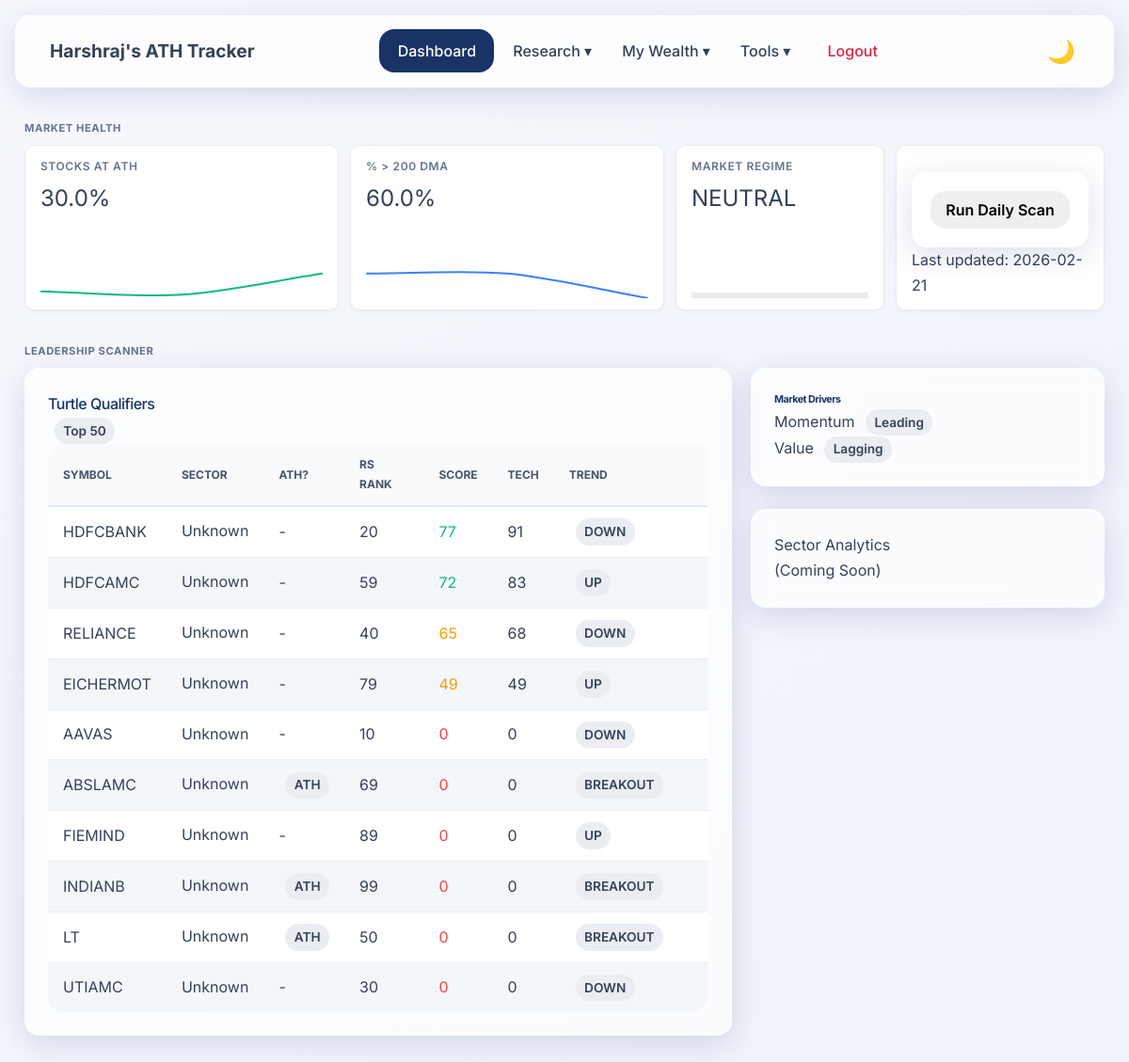
Screenshot of /dashboard/turtle (signed in) with the database file from the repository.
### tables this page shows
CREATE TABLE users (id INTEGER PRIMARY KEY AUTOINCREMENT, username TEXT NOT NULL UNIQUE, password TEXT NOT NULL);

CREATE TABLE market_stats_history (
            date TEXT PRIMARY KEY,
            ath_price_pct REAL,
            ath_profit_pct REAL,
            above_200dma REAL,
            regime TEXT,
            updated_at TIMESTAMP DEFAULT CURRENT_TIMESTAMP
        );

CREATE TABLE stock_analytics_snapshot (
            date TEXT NOT NULL,
            symbol TEXT NOT NULL,
            rs_rank REAL,
            trend_state TEXT,
            overall_score REAL,
            tech_score REAL,
            ath_flag TEXT,
            sector TEXT,
            PRIMARY KEY (date, symbol)
        );

### app.py (the view)
@app.route('/dashboard/turtle')
@login_required
def turtle_dashboard():
    kpi, sparklines, qualifiers = MarketStats.get_dashboard_data()
    return render_template('turtle_dashboard.html', active_page='dashboard', kpi=kpi or {}, sparklines=sparklines, qualifiers=qualifiers)

### app.py (called while the page is built)
def score_color(score):
    try:
        score = float(score or 0)
    except (TypeError, ValueError):
        return '#6B7280'  # Gray fallback
    if score >= 70:
        return '#10B981'  # Green
    elif score >= 40:
        return '#F59E0B'  # Amber
    else:
        return '#EF4444'  # Red

@app.context_processor
def inject_template_helpers():
    return dict(score_color=score_color, text_color=text_color)

@login_manager.user_loader
def load_user(user_id):
    conn = get_db()
    user_data = conn.execute('SELECT * FROM users WHERE id = ?', (user_id,)).fetchone()
    conn.close()
    if user_data:
        return User(id=user_data['id'], username=user_data['username'])
    return None

def get_db():
    conn = sqlite3.connect(DATABASE, timeout=30)
    conn.row_factory = sqlite3.Row
    conn.execute('PRAGMA journal_mode=WAL')  # Allow concurrent reads+writes
    return conn

### market_stats.py (called while the page is built)
def get_db():
    conn = sqlite3.connect(DATABASE, timeout=30)
    conn.row_factory = sqlite3.Row
    conn.execute('PRAGMA journal_mode=WAL')
    return conn

    @staticmethod
    def get_dashboard_data():
        conn = get_db()
        today = date.today().isoformat()
        kpi_row = conn.execute("SELECT * FROM market_stats_history ORDER BY date DESC LIMIT 1").fetchone()
        kpi = dict(kpi_row) if kpi_row else None
        history_rows = conn.execute("SELECT * FROM market_stats_history ORDER BY date ASC LIMIT 30").fetchall()
        sparklines = [dict(r) for r in history_rows]
        qualifiers_rows = conn.execute('''
            SELECT * FROM stock_analytics_snapshot
            WHERE date = (SELECT MAX(date) FROM stock_analytics_snapshot)
            ORDER BY overall_score DESC LIMIT 50
        ''').fetchall()
        qualifiers = [dict(r) for r in qualifiers_rows]
        conn.close()
        return kpi, sparklines, qualifiers

### templates/turtle_dashboard.html (shortened to what this page needs)
{% extends "base.html" %}
{% block content %}
<div class="terminal-wrapper" style="max-width: 1600px; margin: 0 auto; font-family: 'Inter', sans-serif;">
    <h6 class="section-label mb-3 ps-1">Market Health</h6>
    <div class="kpi-grid mb-5">
        <div class="kpi-card">
            <div class="kpi-header">
                <span class="kpi-title">Stocks at ATH</span>
                <span
                    class="kpi-value text-2xl font-bold {{ 'text-green-600' if (kpi.ath_price_pct or 0) > 10 else 'text-red-500' }}">
                    {{ "%.1f"|format(kpi.ath_price_pct or 0) }}%
                </span>
            </div>
            <div class="sparkline-container" style="height: 40px; width: 100%;">
                <canvas id="sparkATH"></canvas>
            </div>
        </div>
        <div class="kpi-card">
            <div class="kpi-header">
                <span class="kpi-title">% > 200 DMA</span>
                <span
                    class="kpi-value text-2xl font-bold {{ 'text-green-600' if (kpi.above_200dma or 0) > 50 else 'text-yellow-600' }}">
                    {{ "%.1f"|format(kpi.above_200dma or 0) }}%
                </span>
            </div>
            <div class="sparkline-container" style="height: 40px; width: 100%;">
                <canvas id="sparkDMA"></canvas>
            </div>
        </div>
        <div class="kpi-card">
            <div class="kpi-header">
                <span class="kpi-title">Market Regime</span>
                <div class="kpi-value text-xl font-bold text-dark"
                    style="white-space: nowrap; overflow: hidden; text-overflow: ellipsis;">
                    {{ kpi.regime or 'Calculating...' }}
                </div>
            </div>
            <div class="regime-indicator mt-2">
                <div class="progress" style="height: 6px; background-color: #e9ecef;">
                </div>
            </div>
        </div>
        <div class="kpi-card flex items-center justify-center bg-gray-50 border-dashed">
            <form action="{{ url_for('run_market_scan') }}" method="POST"
                class="w-100 m-0 p-0 border-0 shadow-none bg-transparent">
                <button type="submit" class="btn btn-primary btn-sm w-full font-bold shadow-sm">
                     Run Daily Scan
                </button>
            </form>
            <div class="text-xs text-muted mt-2 text-center w-100">Last updated: {{ kpi.date or 'Never' }}</div>
        </div>
    </div>
    <h6 class="section-label mb-3 ps-1">Leadership Scanner</h6>
    <div class="main-split-grid">
        <div class="card glass-card h-full">
            <div class="card-header border-bottom p-3 flex justify-between items-center bg-white rounded-t-lg">
                <h5 class="m-0 font-bold text-gray-800"> Turtle
                    Qualifiers</h5>
                <span class="badge bg-light text-dark border">Top 50</span>
            </div>
            <div class="table-responsive" style="max-height: 70vh; overflow-y: auto;">
                <table class="table table-hover table-sm mb-0 sticky-header text-sm">
                    <thead class="bg-light">
                        <tr>
                            <th class="ps-3">Symbol</th>
                            <th>Sector</th>
                            <th class="text-center">ATH?</th>
                            <th class="text-end">RS Rank</th>
                            <th class="text-end">Score</th>
                            <th class="text-end">Tech</th>
                            <th class="text-center">Trend</th>
                            <th></th>
                        </tr>
                    </thead>
                    <tbody>
                        {% for row in qualifiers %}
                        <tr class="cursor-pointer hover:bg-gray-50 transition-colors"
                            onclick="loadCompanyView('{{ row.symbol }}')">
                            <td class="fw-bold ps-3 text-primary">{{ row.symbol }}</td>
                            <td class="text-muted text-xs">{{ row.sector or '-' }}</td>
                            <td class="text-center">
                                {% if row.ath_flag == 'YES' %}
                                <span
                                    class="badge bg-success-subtle text-success border border-success-subtle rounded-pill px-2">ATH</span>
                                {% else %}
                                <span class="text-muted text-xs">-</span>
                                {% endif %}
                            </td>
                            <td
                                class="text-end fw-semibold {{ 'text-green-600' if row.rs_rank > 80 else 'text-gray-600' }}">
                                {{ "%.0f"|format(row.rs_rank) }}
                            </td>
                            <td class="text-end fw-bold {{ score_color(row.overall_score) }}"
                                style="color: {{ score_color(row.overall_score) }}">
                                {{ "%.0f"|format(row.overall_score) }}
                            </td>
                            <td class="text-end text-xs text-muted">
                                {{ "%.0f"|format(row.tech_score) }}
                            </td>
                            <td class="text-center text-xs">
                                <span
                                    class="badge {{ 'bg-success' if row.trend_state == 'UP' or row.trend_state == 'BREAKOUT' else 'bg-secondary' }}">
                                    {{ row.trend_state }}
                                </span>
                            </td>
                            <td class="text-end pe-3">
                            </td>
                        </tr>
                        {% else %}
                        <tr>
                            <td colspan="8" class="text-center py-4 text-muted">
                                No qualifiers found. Run the daily scan to populate data.
                            </td>
                        </tr>
                        {% endfor %}
                    </tbody>
                </table>
            </div>
        </div>
        <div class="flex flex-col gap-4">
            <div class="card glass-card p-3">
                <h6 class="text-xs font-bold text-uppercase text-muted border-bottom pb-2 mb-2">Market Drivers</h6>
                <div class="flex flex-col gap-2">
                    <div class="flex justify-between items-center bg-green-50 p-2 rounded border border-green-100">
                        <span class="text-sm font-semibold text-green-800">Momentum</span>
                        <span class="badge bg-success text-xs">Leading</span>
                    </div>
                    <div class="flex justify-between items-center bg-gray-50 p-2 rounded border border-gray-100">
                        <span class="text-sm font-semibold text-gray-800">Value</span>
                        <span class="badge bg-secondary text-xs">Lagging</span>
                    </div>
                </div>
            </div>
            <div
                class="card glass-card p-4 text-center h-full flex items-center justify-center text-muted border-dashed">
                <div>
                    <p class="text-sm">Sector Analytics<br>(Coming Soon)</p>
                </div>
            </div>
        </div>
    </div>
</div>
{% endblock %}

### templates/base.html (shortened to what this page needs)
<!DOCTYPE html>
<html lang="en">
<head>
</head>
<body>
    <div class="container">
        {% if not embed_mode %}
        <header>
            <nav>
                <a href="{{ url_for('dashboard') }}"
                    style="font-size: 1.2em; font-weight: 700; text-decoration:none; color: var(--secondary-color);">
                    {% if current_user.is_authenticated %}{{ current_user.username }}'s {% endif %}ATH Tracker
                </a>
                <ul class="nav-menu">
                    {% if current_user.is_authenticated %}
                    <li><a href="{{ url_for('dashboard') }}"
                            class="{{ 'active' if active_page == 'dashboard' else '' }}">Dashboard</a></li>
                    <li class="dropdown">
                        <button class="dropbtn">Research ▾</button>
                    </li>
                    <li class="dropdown">
                        <button class="dropbtn">My Wealth ▾</button>
                    </li>
                    <li class="dropdown">
                        <button class="dropbtn">Tools ▾</button>
                    </li>
                    <li><a href="{{ url_for('logout') }}" style="color: var(--danger-color);">Logout</a></li>
                    {% else %}
                    <li><a href="{{ url_for('login') }}"
                            class="{{ 'active' if active_page == 'login' else '' }}">Login</a></li>
                    <li><a href="{{ url_for('signup') }}" class="{{ 'active' if active_page == 'signup' else '' }}">Sign
                            Up</a></li>
                    {% endif %}
                </ul>
                <button class="dark-toggle" id="dark-toggle" title="Toggle dark mode" aria-label="Toggle dark mode">
                    <span id="dark-toggle-icon">🌙</span>
                </button>
            </nav>
        </header>
        {% endif %}
        <main>
            {% block content %}{% endblock %}
        </main>
    </div>
</body>
</html>

### templates/turtle_dashboard.html (style rules this page uses)
.terminal-wrapper { display: flex; flex-direction: column; min-height: 100vh; padding: 0 10px 40px 10px; }
.section-label { font-size: 0.7rem; font-weight: 700; letter-spacing: 0.05em; text-transform: uppercase; color: #64748b; margin-top: 10px; margin-bottom: 8px; }
.kpi-grid { display: grid; grid-template-columns: repeat(4, 1fr); gap: 12px; margin-bottom: 1.5rem !important; }
.kpi-card { background: white; border-radius: 10px; padding: 12px 16px; border: 1px solid rgba(0, 0, 0, 0.08); display: flex; flex-direction: column; justify-content: space-between; box-shadow: 0 2px 4px -1px rgba(0, 0, 0, 0.05); transition: transform 0.2s, box-shadow 0.2s; min-height: 100px; }
.sparkline-container { height: 35px !important; }
.kpi-value { font-size: 1.5rem !important; }
.kpi-title { display: block; font-size: 0.75rem; font-weight: 600; text-transform: uppercase; letter-spacing: 0.05em; color: #64748b; margin-bottom: 4px; }
.main-split-grid { display: grid; grid-template-columns: 2fr 1fr; gap: 20px; flex-grow: 1; }
.glass-card { background: rgba(255, 255, 255, 0.95); border: 1px solid rgba(0, 0, 0, 0.08); box-shadow: 0 4px 6px -1px rgba(0, 0, 0, 0.05); border-radius: 12px; }
.table-responsive { max-height: none !important; overflow-y: visible !important; }
.sticky-header th { position: sticky; top: 0; z-index: 10; background: #f8fafc; border-bottom: 2px solid #e2e8f0; box-shadow: 0 1px 2px rgba(0, 0, 0, 0.02); font-weight: 700; color: #475569; }

### rows the page displays
users: username "Harshraj"
market_stats_history: ath_price_pct "30.0", above_200dma "60.0", regime "NEUTRAL", date "2026-02-21"
stock_analytics_snapshot: symbol "HDFCBANK", sector "Unknown", rs_rank "20", overall_score "77", tech_score "91", trend_state "DOWN"
stock_analytics_snapshot: symbol "HDFCAMC", sector "Unknown", rs_rank "59", overall_score "72", tech_score "83", trend_state "UP"
stock_analytics_snapshot: symbol "RELIANCE", sector "Unknown", rs_rank "40", overall_score "65", tech_score "68", trend_state "DOWN"
stock_analytics_snapshot: symbol "EICHERMOT", sector "Unknown", rs_rank "79", overall_score "49", tech_score "49", trend_state "UP"
stock_analytics_snapshot: symbol "AAVAS", sector "Unknown", rs_rank "10", overall_score "0", tech_score "0", trend_state "DOWN"
stock_analytics_snapshot: symbol "ABSLAMC", sector "Unknown", ath_flag "ATH", rs_rank "69", overall_score "0", tech_score "0", trend_state "BREAKOUT"
stock_analytics_snapshot: symbol "FIEMIND", sector "Unknown", rs_rank "89", overall_score "0", tech_score "0", trend_state "UP"
stock_analytics_snapshot: symbol "INDIANB", sector "Unknown", ath_flag "ATH", rs_rank "99", overall_score "0", tech_score "0", trend_state "BREAKOUT"
stock_analytics_snapshot: symbol "LT", sector "Unknown", ath_flag "ATH", rs_rank "50", overall_score "0", tech_score "0", trend_state "BREAKOUT"
stock_analytics_snapshot: symbol "UTIAMC", sector "Unknown", rs_rank "30", overall_score "0", tech_score "0", trend_state "DOWN"
